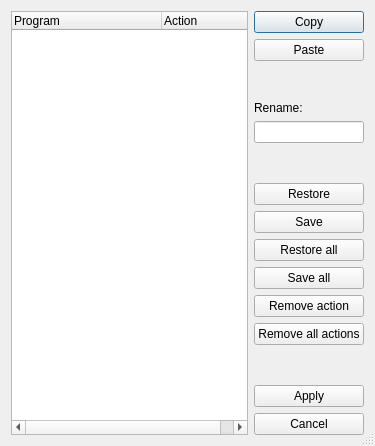
<?xml version="1.0" encoding="UTF-8"?>
<ui version="4.0">
 <class>Manage</class>
 <widget class="QDialog" name="Manage">
  <property name="windowModality">
   <enum>Qt::NonModal</enum>
  </property>
  <property name="geometry">
   <rect>
    <x>0</x>
    <y>0</y>
    <width>375</width>
    <height>446</height>
   </rect>
  </property>
  <property name="contextMenuPolicy">
   <enum>Qt::NoContextMenu</enum>
  </property>
  <property name="windowTitle">
   <string>Manage programs</string>
  </property>
  <property name="sizeGripEnabled">
   <bool>true</bool>
  </property>
  <property name="modal">
   <bool>true</bool>
  </property>
  <layout class="QHBoxLayout" name="horizontalLayout_2">
   <item>
    <layout class="QHBoxLayout" name="horizontalLayout">
     <item>
      <widget class="QTreeWidget" name="m_instrList">
       <property name="dragEnabled">
        <bool>true</bool>
       </property>
       <property name="dragDropMode">
        <enum>QAbstractItemView::InternalMove</enum>
       </property>
       <property name="alternatingRowColors">
        <bool>false</bool>
       </property>
       <property name="uniformRowHeights">
        <bool>true</bool>
       </property>
       <attribute name="headerDefaultSectionSize">
        <number>150</number>
       </attribute>
       <column>
        <property name="text">
         <string>Program</string>
        </property>
       </column>
       <column>
        <property name="text">
         <string>Action</string>
        </property>
       </column>
      </widget>
     </item>
     <item>
      <layout class="QVBoxLayout" name="verticalLayout">
       <item>
        <widget class="QPushButton" name="m_copy">
         <property name="minimumSize">
          <size>
           <width>80</width>
           <height>0</height>
          </size>
         </property>
         <property name="text">
          <string>Copy</string>
         </property>
        </widget>
       </item>
       <item>
        <widget class="QPushButton" name="m_paste">
         <property name="text">
          <string>Paste</string>
         </property>
        </widget>
       </item>
       <item>
        <spacer name="verticalSpacer_3">
         <property name="orientation">
          <enum>Qt::Vertical</enum>
         </property>
         <property name="sizeHint" stdset="0">
          <size>
           <width>20</width>
           <height>40</height>
          </size>
         </property>
        </spacer>
       </item>
       <item>
        <widget class="QLabel" name="label">
         <property name="text">
          <string>Rename:</string>
         </property>
        </widget>
       </item>
       <item>
        <widget class="QLineEdit" name="m_instrName">
         <property name="maxLength">
          <number>24</number>
         </property>
        </widget>
       </item>
       <item>
        <spacer name="verticalSpacer">
         <property name="orientation">
          <enum>Qt::Vertical</enum>
         </property>
         <property name="sizeHint" stdset="0">
          <size>
           <width>20</width>
           <height>40</height>
          </size>
         </property>
        </spacer>
       </item>
       <item>
        <widget class="QPushButton" name="m_restore">
         <property name="text">
          <string>Restore</string>
         </property>
        </widget>
       </item>
       <item>
        <widget class="QPushButton" name="m_save">
         <property name="text">
          <string>Save</string>
         </property>
        </widget>
       </item>
       <item>
        <widget class="QPushButton" name="m_restoreAll">
         <property name="text">
          <string>Restore all</string>
         </property>
        </widget>
       </item>
       <item>
        <widget class="QPushButton" name="m_saveAll">
         <property name="text">
          <string>Save all</string>
         </property>
        </widget>
       </item>
       <item>
        <widget class="QPushButton" name="m_removeAction">
         <property name="text">
          <string>Remove action</string>
         </property>
        </widget>
       </item>
       <item>
        <widget class="QPushButton" name="m_removeAllActions">
         <property name="text">
          <string>Remove all actions</string>
         </property>
        </widget>
       </item>
       <item>
        <spacer name="verticalSpacer_2">
         <property name="orientation">
          <enum>Qt::Vertical</enum>
         </property>
         <property name="sizeHint" stdset="0">
          <size>
           <width>20</width>
           <height>40</height>
          </size>
         </property>
        </spacer>
       </item>
       <item>
        <widget class="QPushButton" name="m_apply">
         <property name="text">
          <string>Apply</string>
         </property>
        </widget>
       </item>
       <item>
        <widget class="QPushButton" name="m_cancel">
         <property name="text">
          <string>Cancel</string>
         </property>
        </widget>
       </item>
      </layout>
     </item>
    </layout>
   </item>
  </layout>
 </widget>
 <resources/>
 <connections/>
</ui>
